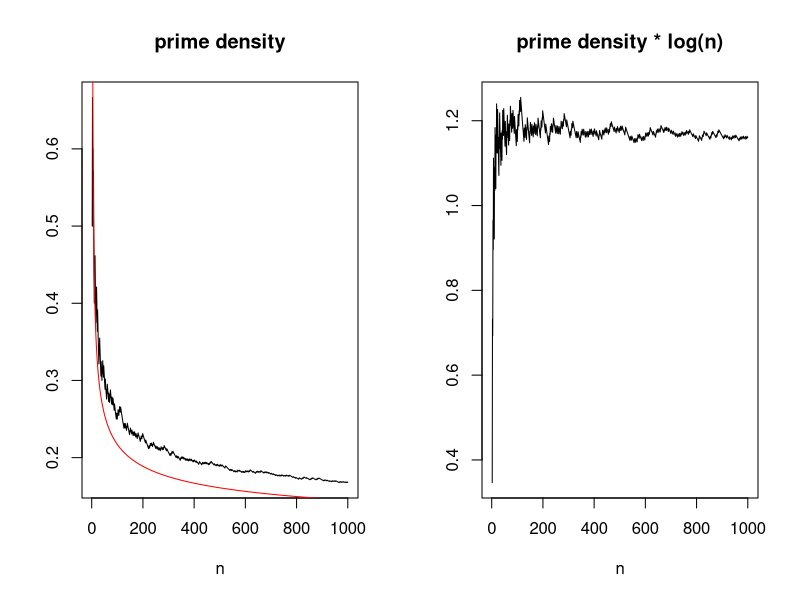

This chart was generated by the following R code:
rm(list=ls())
prime <- function(n) {
  # returns TRUE if n is prime
  # assumes n is a positive integer
  if (n == 1) {
    is.prime <- FALSE
  } else if (n == 2) {
    is.prime <- TRUE
  } else {
    is.prime <- TRUE
    for (m in 2:(n/2)) {
      if (n %% m == 0) is.prime <- FALSE
    }
  }
  return(is.prime)
}
# input
# we consider primes <= n
n <- 1000
# calculate the number of primes <= m for m in 2:n
# num.primes[i] == number of primes <= i+1
m.vec <- 2:n
primes <- sapply(m.vec, prime)
num.primes <- cumsum(primes)
# output
# plot the actual prime density against the theoretical limit
par(mfrow = c(1, 2))
plot(m.vec, num.primes/m.vec, type = "l",
     main = "prime density", xlab = "n", ylab = "")
lines(m.vec, 1/log(m.vec), col = "red")
plot(m.vec, num.primes/m.vec*log(m.vec), type = "l",
     main = "prime density * log(n)", xlab = "n", ylab = "")
par(mfrow = c(1, 1))

